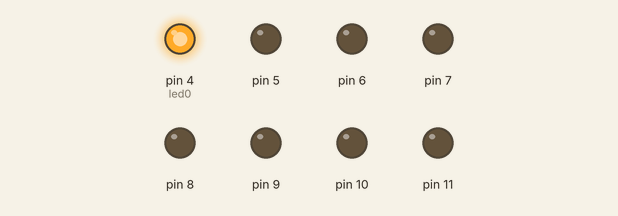
Recording of a sketch running on a simulated Arduino Uno, built with avr-gcc and run on an emulated ATmega328P. Parts: output pins drawn as LEDs (lit = HIGH).

Above: at 0.05 s.
At 0.35 s:
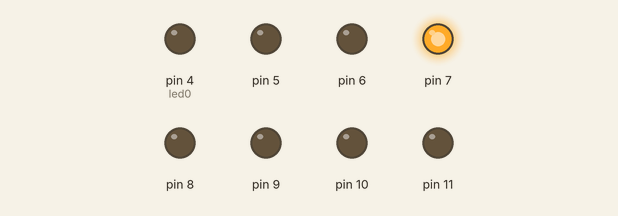
At 0.75 s:
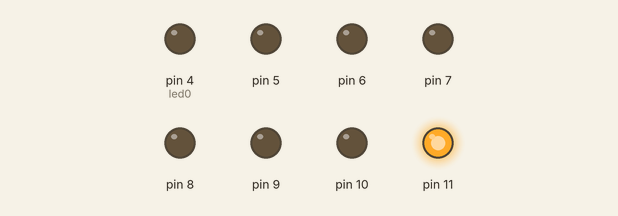
At 1.45 s:
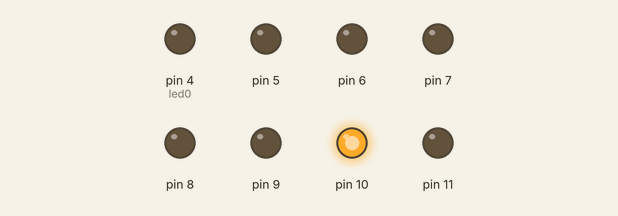
At 2.15 s:
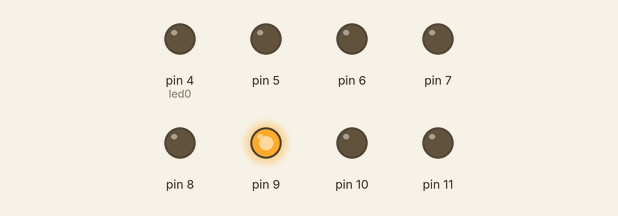
At 2.85 s:
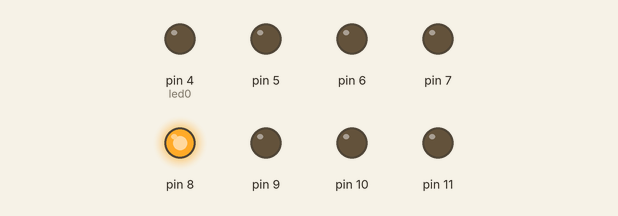
Timing chart, 0 to 3.1 s (numbered marks = the images above):
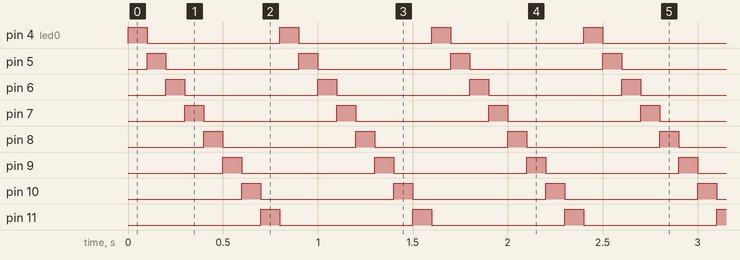

Measured:
- by itself, pin 4 (led0), pin 5–11: alternates HIGH for 0.10 s and LOW for 0.70 s
- by itself, everything shown: repeats every 0.80 s, in 8 steps

The sketch:

_03a_ForLoop.ino
```cpp
int led0 = 4;

// the setup function runs once when you press reset or power the board
void setup() {
  // initialize digital pin 4..11 as an output.
  for (int i = 0; i < 8; i++)
    pinMode(led0 + i, OUTPUT);
}

// the loop function runs over and over again forever
void loop() {
  for (int i = 0; i < 8; i++)
  {
    digitalWrite(led0 + i, HIGH); // turn the LED on (HIGH is the voltage level)
    delay(100);                   // wait for a tenth of second
    digitalWrite(led0 + i, LOW);  // turn the LED off by making the voltage LOW
  }
}
```
